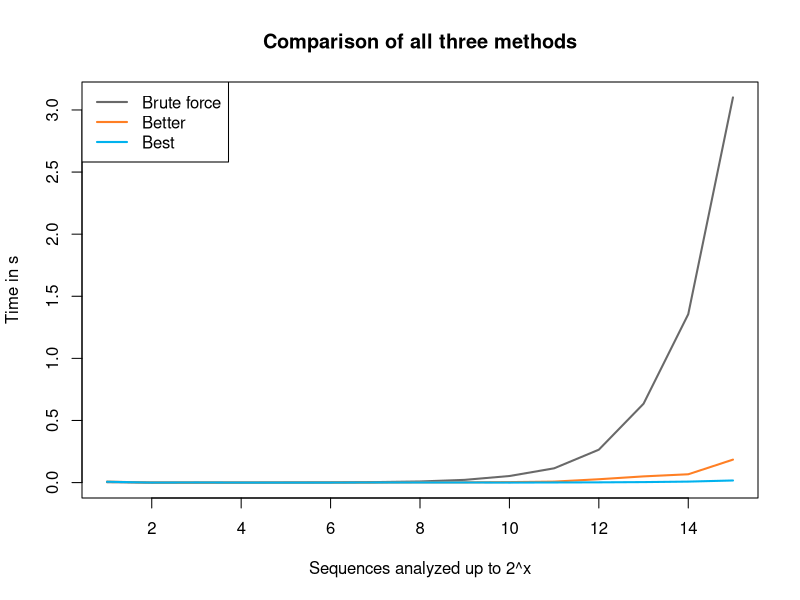
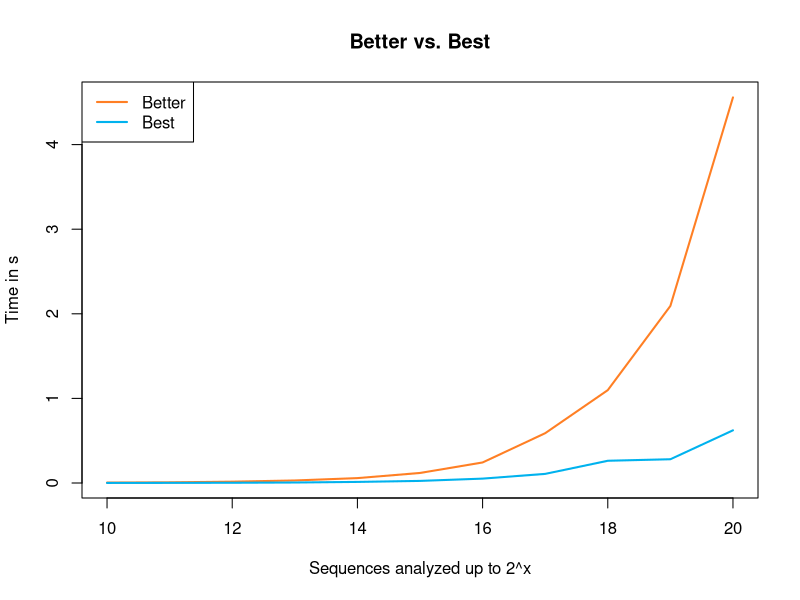

R code for these plots, in order:
## ---- chunk 1
collatz <- function(n) {
  if (n %% 2 == 0) {
    return(n/2)
  } else {
    return(3*n+1)
  }
}
## ---- chunk 2
n <- 13
while (n > 1) {
  print(n)
  n <- collatz(n)
}
## ---- chunk 3
collatz_sequence <- function(n) {
  numbers <- c(n)
  while (n > 1) {
    n <- collatz(n)
    numbers <- c(numbers, n)
  }
  return(numbers)
}
## ---- chunk 4
collatz_sequence(1)
collatz_sequence(5)
collatz_sequence(10)
## ---- chunk 5
brute_force <- function(x) {
  max_number <- NULL
  max_length <- 0
  for (i in 1:x) {
    numbers <- collatz_sequence(i)
    if (length(numbers) > max_length) {
      max_length <- length(numbers)
      max_number <- i
    }
  }
  return(max_number)
}

brute_force(1000)
## ---- chunk 6
collatz_sequence(5)
collatz_sequence(6)
## ---- chunk 7
better_solution <- function(x) {

  # create vector in which to store the sequence lengths
  lengths <- rep(0, x)
  
  # generate sequences for different starting values
  for (start in seq(lengths)) {
    
    # setup for a new sequence
    n <- start
    count <- 0
    
    # generate new value as long as:
    #   n > 1: we have not reached the end of the sequence
    #   n >= start: we have not arrived at a previous starting value
    while (n > 1 & n >= start) {
      n <- collatz(n)     # update n
      count <- count + 1  # update the length count  
    }
  
    # add the length of the sequence at whose starting value 
    # we just stopped generating new values in the current sequence
    count <- count + lengths[n]
    
    # store the count in our vector of sequence lengths
    lengths[start] <- count
    
  }
  
  # which starting value produced the longest sequence?
  return(which.max(lengths))

}

better_solution(999999)
## ---- chunk 8
best_solution <- function(x) {

  lengths <- rep(0, x/2)
  
  # start at x/2
  for (start in ceiling(x/2):x) {
    
    n <- start
    count <- 0
    while (n > 1 & n >= start) {
      
      # single step
      if (n %% 2 == 0) {
        n <- n / 2
        count <- count + 1
        
      # double step
      } else {
        n <- (3*n+1) / 2
        count <- count + 2
      }
  
    }
    
    count <- count + lengths[n]
    lengths[start] <- count
  }
  
  return(which.max(lengths))
  
}

best_solution(999999)
## ---- chunk 9
magnitudes <- 1:15

approach1 <- sapply(magnitudes, function(x) system.time(brute_force(2^x)))
approach2 <- sapply(magnitudes, function(x) system.time(better_solution(2^x)))
approach3 <- sapply(magnitudes, function(x) system.time(best_solution(2^x)))

colors <- c("dimgrey","chocolate1","deepskyblue2")

plot(approach1[3,] ~ magnitudes, 
     type = "l",
     col = colors[1],
     lwd = 2,
     ylab = "Time in s",
     xlab = "Sequences analyzed up to 2^x",
     main = "Comparison of all three methods")

lines(approach2[3,] ~ magnitudes, 
      col = colors[2],
      lwd = 2)

lines(approach3[3,] ~ magnitudes, 
      col = colors[3],
      lwd = 2)

legend("topleft",
       lty = rep(1,3),
       lwd = rep(2,3),
       col = colors,
       legend = c("Brute force","Better","Best"))

magnitudes <- 10:20
approach2 <- sapply(magnitudes, function(x) system.time(better_solution(2^x)))
approach3 <- sapply(magnitudes, function(x) system.time(best_solution(2^x)))

plot(approach2[3,] ~ magnitudes, 
     type = "l",
     col = colors[2],
     lwd = 2,
     ylab = "Time in s",
     xlab = "Sequences analyzed up to 2^x",
     main = "Better vs. Best")

lines(approach3[3,] ~ magnitudes, 
      col = colors[3],
      lwd = 2)

legend("topleft",
       lty = rep(1,2),
       lwd = rep(2,2),
       col = colors[2:3],
       legend = c("Better","Best"))

